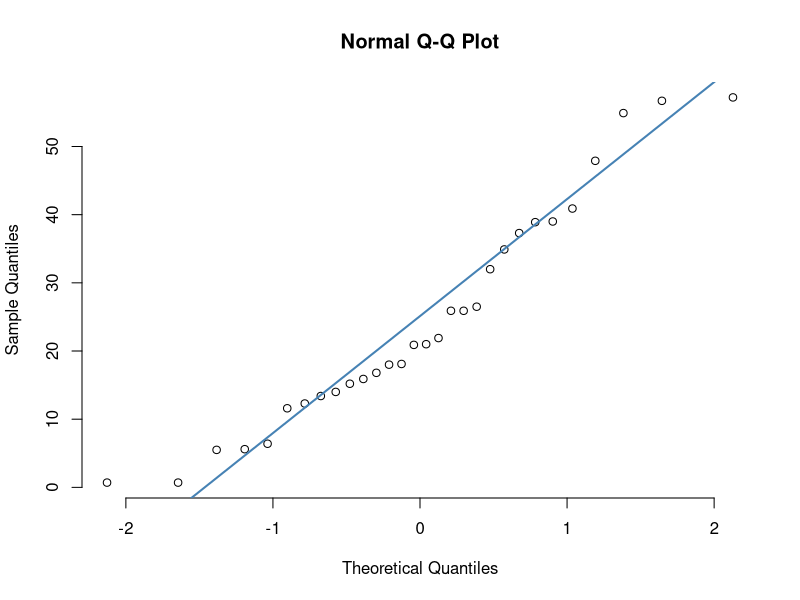
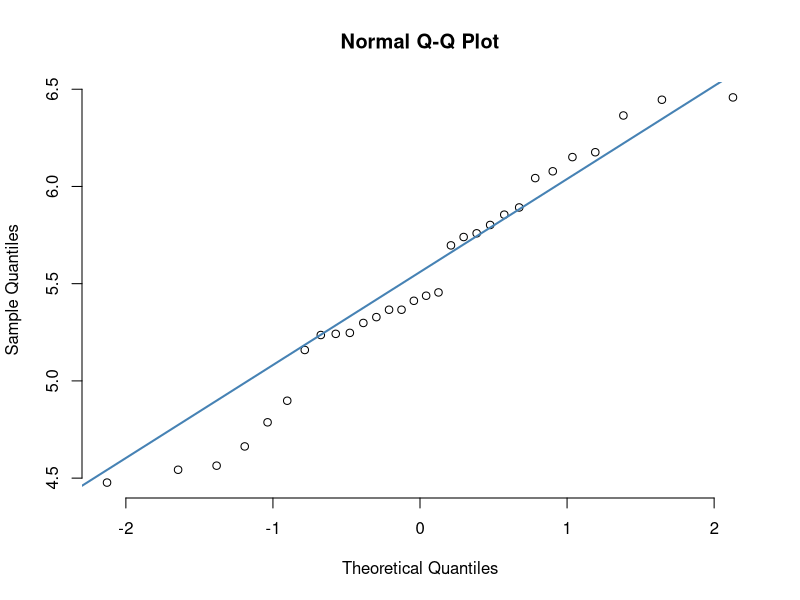
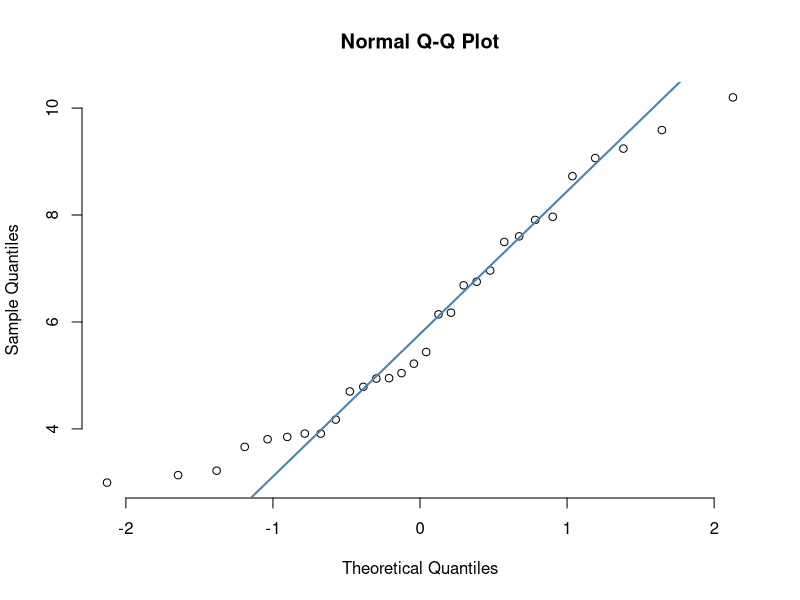
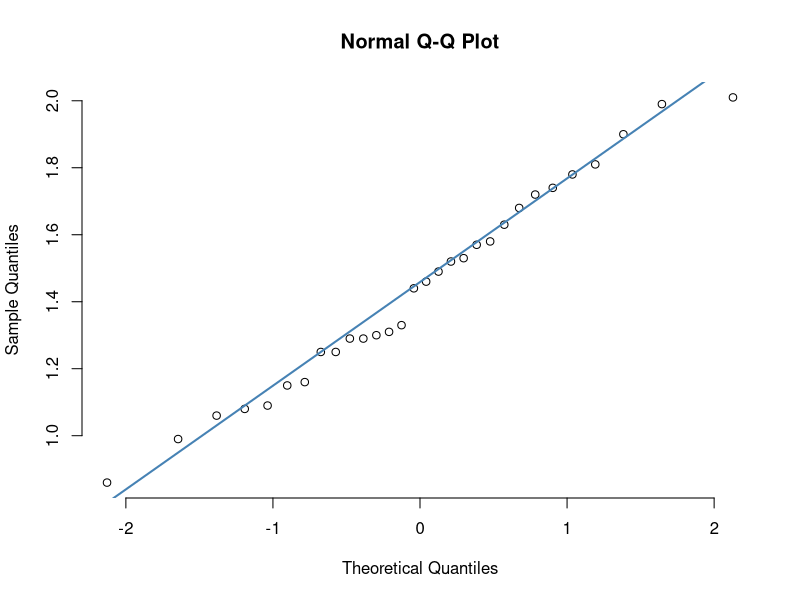
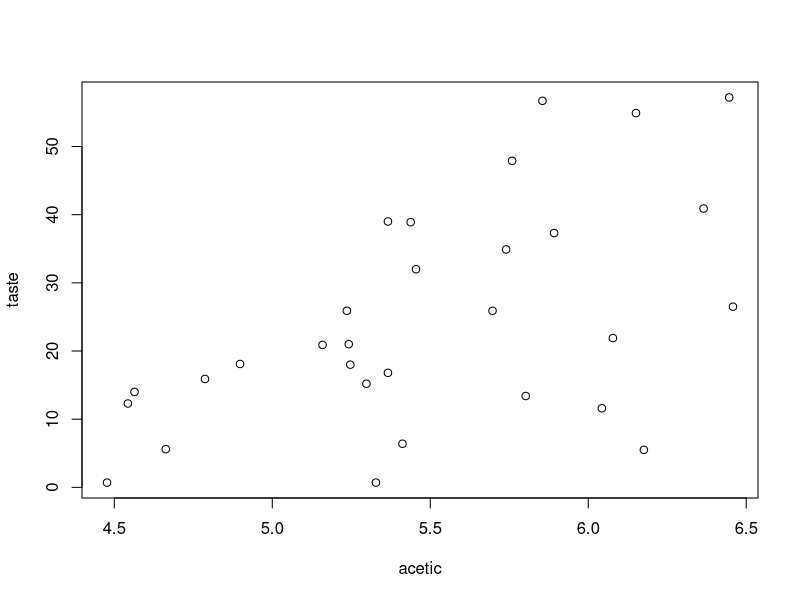
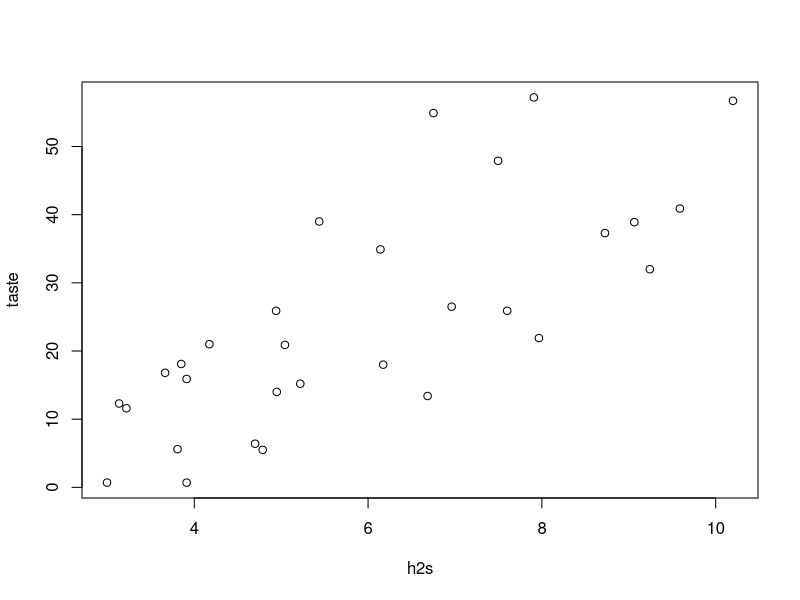
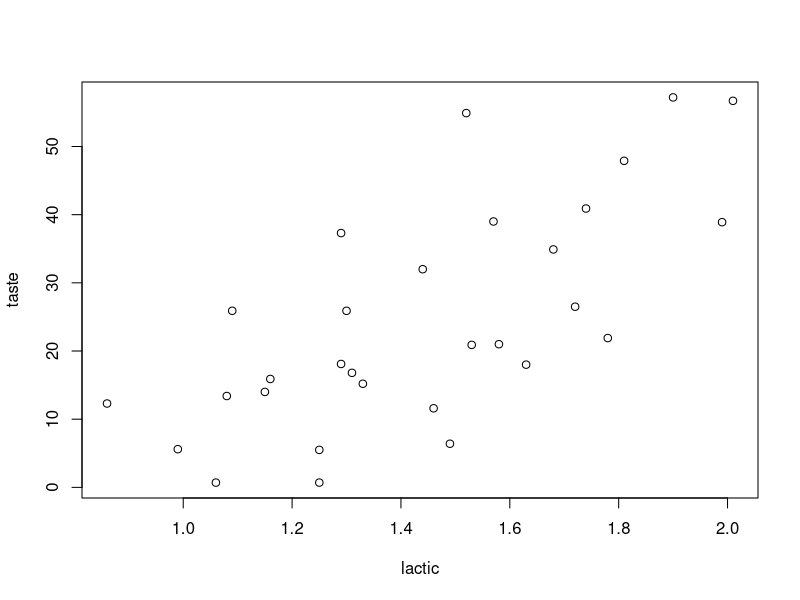
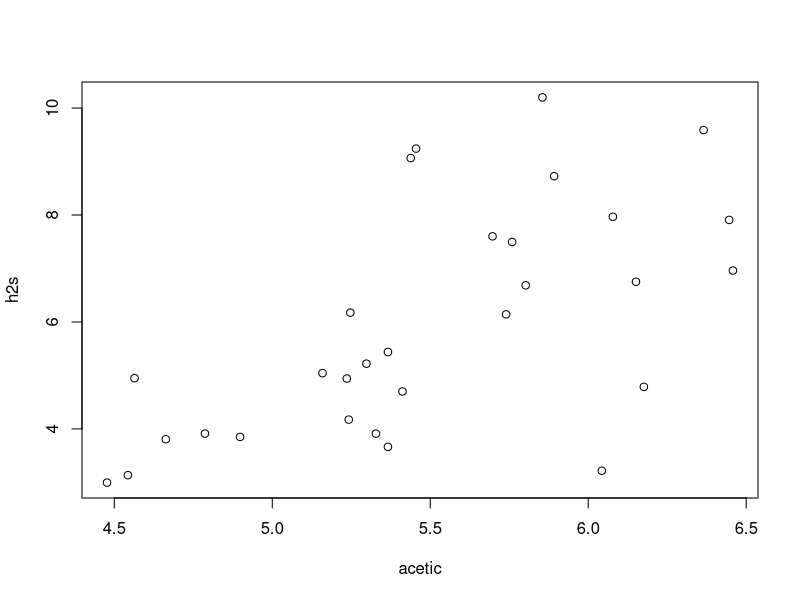

The R source for these figures, in order:
## ---- chunk 1
knitr::opts_chunk$set(echo = FALSE, warning=FALSE)
## ---- chunk 2
setwd(getwd())

library(readxl)
loss <- read_excel("./ex11-53cheese.xls")

taste = loss$taste
acetic = loss$acetic
h2s = loss$h2s
lactic = loss$lactic

## ---- chunk 3
stem(taste)
qqnorm(taste, pch = 1, frame = FALSE)
qqline(taste, col = "steelblue", lwd = 2)
## ---- chunk 4
stem(acetic)
qqnorm(acetic, pch = 1, frame = FALSE)
qqline(acetic, col = "steelblue", lwd = 2)
## ---- chunk 5
stem(h2s)
qqnorm(h2s, pch = 1, frame = FALSE)
qqline(h2s, col = "steelblue", lwd = 2)
## ---- chunk 6
stem(lactic)
qqnorm(lactic, pch = 1, frame = FALSE)
qqline(lactic, col = "steelblue", lwd = 2)
## ---- chunk 7
plot(acetic, taste)
res = summary(aov(acetic~taste))
## ---- chunk 8
plot(h2s, taste)
res = summary(aov(h2s~taste))
## ---- chunk 9
plot(lactic, taste)
res = summary(aov(lactic~taste))
## ---- chunk 10
plot(acetic, h2s)
res = summary(aov(acetic~h2s))
## ---- chunk 11
plot(acetic, lactic)
res = summary(aov(acetic~lactic))
## ---- chunk 12
plot(h2s, lactic)
res = summary(aov(h2s~lactic))
## ---- chunk 13
fstats <- c()
pvalues <- c()
rsq <- c()
s <- c()

tamodel <- lm(taste ~ acetic, data = loss)
modelSummary <- summary(tamodel)
fstats <- append(fstats, modelSummary$fstatistic[[1]])
s <- append(s, sqrt(modelSummary$sigma))
rsq <- append(rsq, modelSummary$r.squared)
modelCoeffs <- modelSummary$coefficients
t_value <- modelCoeffs["acetic", "t value"]
p_value <- modelSummary[["coefficients"]][8]
pvalues <- append(pvalues, p_value)
## ---- chunk 14
Taste_Acetic <- lm(taste ~ acetic, data = loss)
modelSummary <- summary(Taste_Acetic)
hist(Taste_Acetic$residuals, pch = 16, col = "red", main = "A: Histogram of Residuals")

predictedy <- Taste_Acetic$fitted.values
plot(acetic,taste, main = "B: Least Squares of Taste v. Acetic")
abline(Taste_Acetic$coefficients["(Intercept)"], Taste_Acetic$coefficients["acetic"])

plot(h2s, Taste_Acetic$residuals, main = "C: Residuals v. H2S")
plot(lactic, Taste_Acetic$residuals, main = "D: Residuals v. Lactic")
## ---- chunk 15
tamodel <- lm(taste ~ h2s, data = loss)
modelSummary <- summary(tamodel)
fstats <- append(fstats, modelSummary$fstatistic[[1]])
rsq <- append(rsq, modelSummary$r.squared)
s <- append(s, sqrt(modelSummary$sigma))
modelCoeffs <- modelSummary$coefficients
t_value_h2s <- modelCoeffs["h2s", "t value"]
p_value_h2s <- modelSummary[["coefficients"]][8]
pvalues <- append(pvalues, p_value_h2s)
## ---- chunk 16
Taste_H2s <- lm(taste ~ h2s, data = loss)
modelSummary <- summary(Taste_H2s)
hist(Taste_H2s$residuals, pch = 16, col = "red", main = "A: Histogram of Residuals")

predictedy <- Taste_H2s$fitted.values
plot(h2s,taste, main = "B: Least Squares of Taste v. H2S")
abline(Taste_H2s$coefficients["(Intercept)"], Taste_H2s$coefficients["h2s"])

plot(acetic, Taste_H2s$residuals, main = "C: Residuals v. Acetic")
plot(lactic, Taste_H2s$residuals, main = "D: Residuals v. Lactic")
## ---- chunk 17
tamodel <- lm(taste ~ lactic, data = loss)
modelSummary <- summary(tamodel)
fstats <- append(fstats, modelSummary$fstatistic[[1]])
rsq <- append(rsq, modelSummary$r.squared)
s <- append(s, sqrt(modelSummary$sigma))
modelCoeffs <- modelSummary$coefficients
t_value_lactic <- modelCoeffs["lactic", "t value"]
p_value_lactic <- modelSummary[["coefficients"]][8]
pvalues <- append(pvalues, p_value_lactic)
## ---- chunk 18
Taste_L <- lm(taste ~ lactic, data = loss)
modelSummary <- summary(Taste_L)
hist(Taste_L$residuals, pch = 16, col = "red", main = "A: Histogram of Residuals")

predictedy <- Taste_L$fitted.values
plot(lactic,taste, main = "B: Least Squares of Taste v. Lactic")
abline(Taste_L$coefficients["(Intercept)"], Taste_L$coefficients["lactic"])

plot(acetic, Taste_L$residuals, main = "C: Residuals v. Acetic")
plot(h2s, Taste_L$residuals, main = "D: Residuals v. H2S")
## ---- chunk 19
compTable = data.frame("F statistic"=fstats, "P-value"=pvalues, "R-squared"=rsq, "s"=s)
knitr::kable(compTable)
## ---- chunk 20
tamodel <- lm(taste ~ acetic + h2s, data = loss)
modelSummary <- summary(tamodel)
modelCoeffs <- modelSummary$coefficients

beta <- modelCoeffs["acetic", "Estimate"]
beta2 <- modelCoeffs["h2s", "Estimate"] 

se <- modelCoeffs["acetic", "Std. Error"]
se2 <- modelCoeffs["h2s", "Std. Error"]

t_value <- beta/se #what to do with second values?
p_value <- 2*pt(-abs(t_value), df=nrow(loss) - 4)
## ---- chunk 21
tamodel <- lm(taste ~ h2s + lactic, data = loss)
modelSummary <- summary(tamodel)
modelCoeffs <- modelSummary$coefficients

t_value <- modelCoeffs["h2s", "t value"]
t_value2 <- modelCoeffs["lactic", "t value"] 

p_value <- modelCoeffs[[11]]
p_value2 <- modelCoeffs[[12]]

f <- summary(tamodel)$fstatistic
p_value_model <- pf(f[1],f[2],f[3],lower.tail=F)
## ---- chunk 22
tamodel <- lm(taste ~ acetic + h2s + lactic, data = loss)
modelSummary <- summary(tamodel)
modelCoeffs <- modelSummary$coefficients

f <- summary(tamodel)$fstatistic
p_value_model <- pf(f[1],f[2],f[3],lower.tail=F)
## ---- chunk 23
plot(tamodel, which=2)
## ---- chunk 24
plot(tamodel, which=1)
